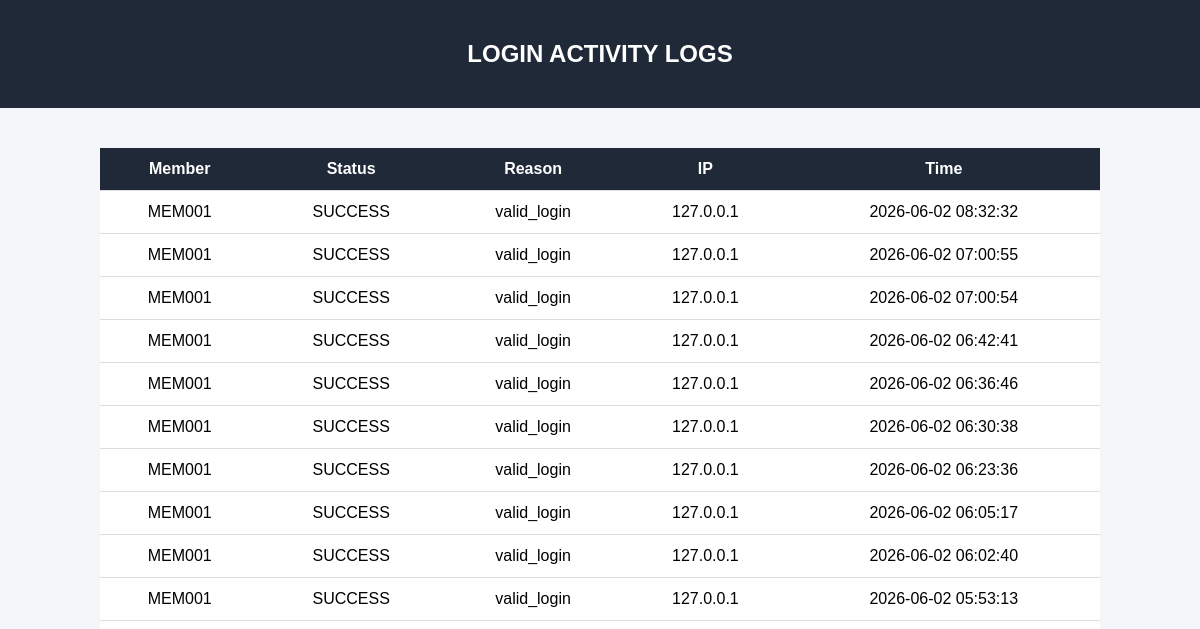
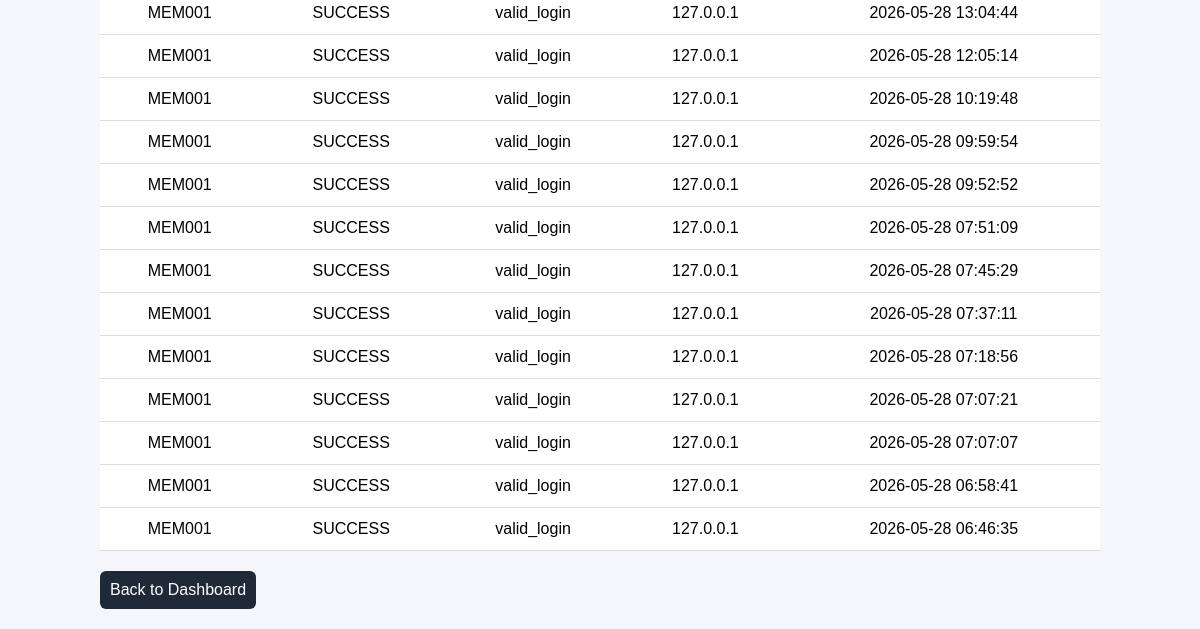
Before: /logs?status=SUCCESS (signed in) with the older database file (2 pictures, top to bottom).
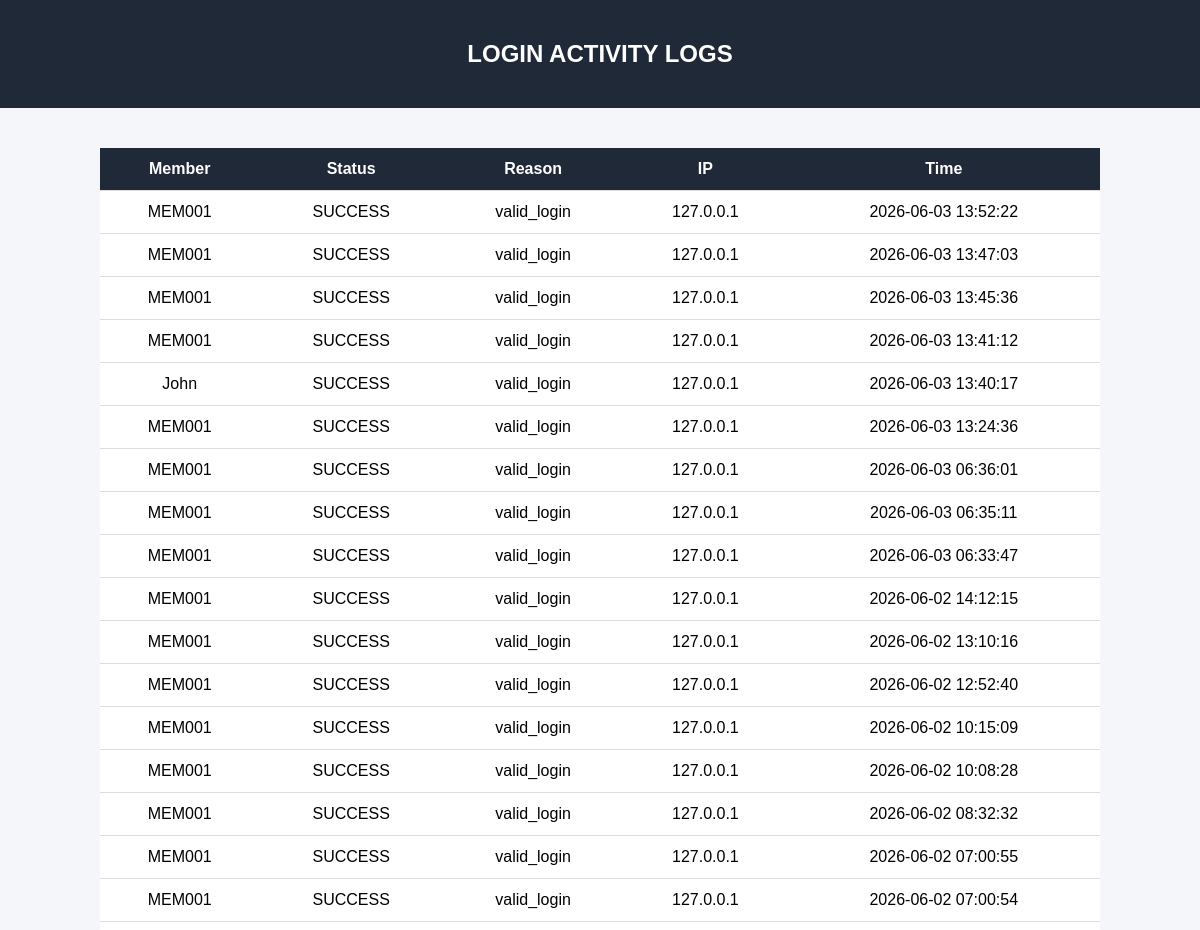
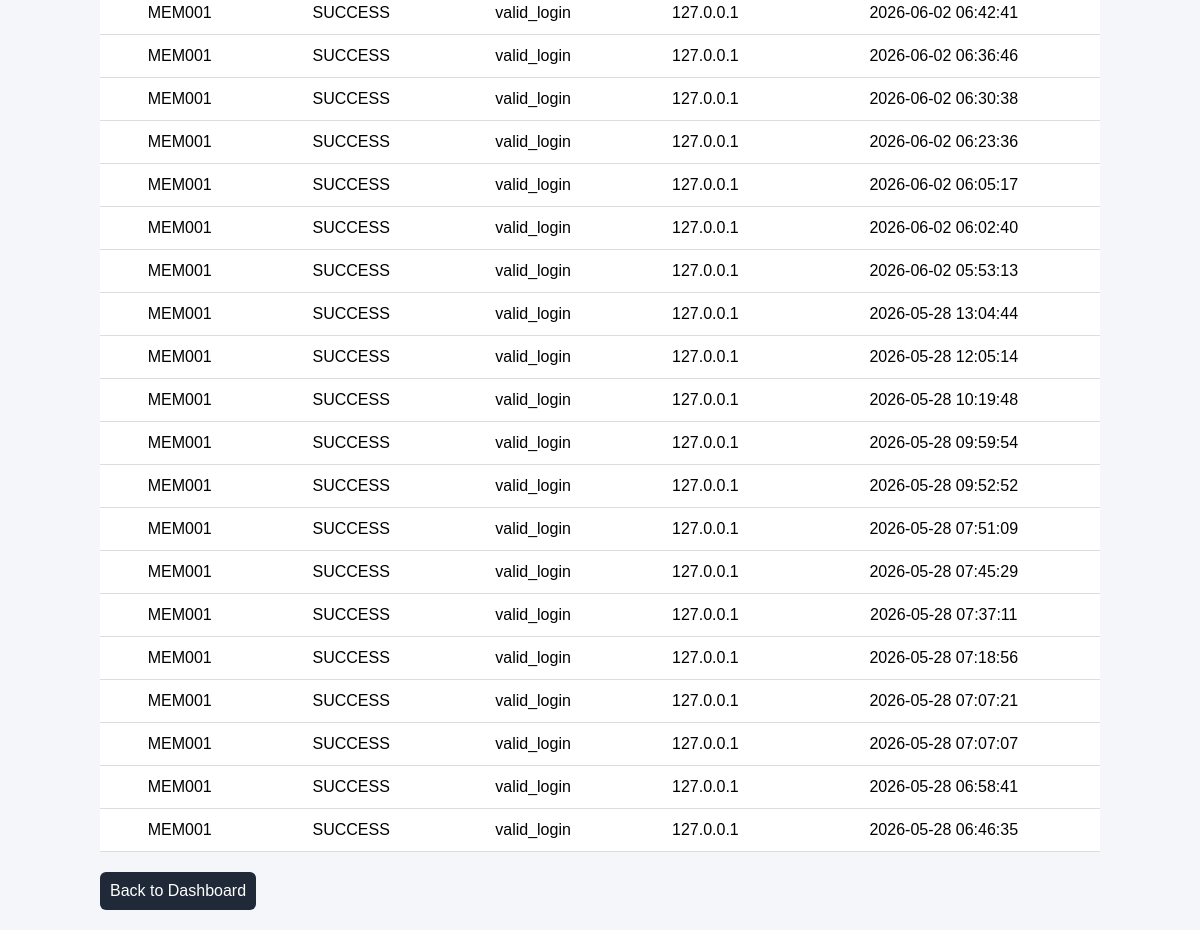
After: the same page with the newer database file (2 pictures, top to bottom).
### tables this page shows
CREATE TABLE login_logs (
    id INTEGER PRIMARY KEY AUTOINCREMENT,
    member_id TEXT,
    status TEXT,
    reason TEXT,
    ip_address TEXT,
    timestamp DATETIME DEFAULT CURRENT_TIMESTAMP
);

### app.py (the view, shortened to what this page needs)
@app.route("/logs")
def logs_page():
    if "member_id" not in session:
        return redirect(url_for("login"))
    status_filter = request.args.get("status")
    conn = get_db_connection()
    if status_filter in ["SUCCESS", "FAILED"]:
        logs = conn.execute("""
            SELECT *
            FROM login_logs
            WHERE status = ?
            ORDER BY timestamp DESC
        """, (status_filter,)).fetchall()
    conn.close()
    return render_template("logs.html", logs=logs)

### database.py (called while the page is built)
def get_db_connection():
    conn = sqlite3.connect(DB_NAME)
    conn.row_factory = sqlite3.Row
    return conn

### templates/logs.html (shortened to what this page needs)
<!DOCTYPE html>
<html>
<head>
</head>
<body>
<div class="header">
    <h2>LOGIN ACTIVITY LOGS</h2>
</div>
<div class="container">
    <table>
        <tr>
            <th>Member</th>
            <th>Status</th>
            <th>Reason</th>
            <th>IP</th>
            <th>Time</th>
        </tr>
        {% for l in logs %}
        <tr>
            <td>{{ l.member_id }}</td>
            <td>{{ l.status }}</td>
            <td>{{ l.reason }}</td>
            <td>{{ l.ip_address }}</td>
            <td>{{ l.timestamp }}</td>
        </tr>
        {% endfor %}
    </table>
    <a class="back" href="/dashboard">Back to Dashboard</a>
</div>
</body>
</html>

Changed rows visible on the page:
added login_logs: member_id "MEM001", status "SUCCESS", reason "valid_login", ip_address "127.0.0.1", timestamp "2026-06-03 13:52:22"
added login_logs: member_id "MEM001", status "SUCCESS", reason "valid_login", ip_address "127.0.0.1", timestamp "2026-06-03 13:47:03"
added login_logs: member_id "MEM001", status "SUCCESS", reason "valid_login", ip_address "127.0.0.1", timestamp "2026-06-03 13:45:36"
added login_logs: member_id "MEM001", status "SUCCESS", reason "valid_login", ip_address "127.0.0.1", timestamp "2026-06-03 13:41:12"
added login_logs: member_id "John", status "SUCCESS", reason "valid_login", ip_address "127.0.0.1", timestamp "2026-06-03 13:40:17"
added login_logs: member_id "MEM001", status "SUCCESS", reason "valid_login", ip_address "127.0.0.1", timestamp "2026-06-03 13:24:36"
added login_logs: member_id "MEM001", status "SUCCESS", reason "valid_login", ip_address "127.0.0.1", timestamp "2026-06-03 06:36:01"
added login_logs: member_id "MEM001", status "SUCCESS", reason "valid_login", ip_address "127.0.0.1", timestamp "2026-06-03 06:35:11"
added login_logs: member_id "MEM001", status "SUCCESS", reason "valid_login", ip_address "127.0.0.1", timestamp "2026-06-03 06:33:47"
added login_logs: member_id "MEM001", status "SUCCESS", reason "valid_login", ip_address "127.0.0.1", timestamp "2026-06-02 14:12:15"
added login_logs: member_id "MEM001", status "SUCCESS", reason "valid_login", ip_address "127.0.0.1", timestamp "2026-06-02 13:10:16"
added login_logs: member_id "MEM001", status "SUCCESS", reason "valid_login", ip_address "127.0.0.1", timestamp "2026-06-02 12:52:40"
added login_logs: member_id "MEM001", status "SUCCESS", reason "valid_login", ip_address "127.0.0.1", timestamp "2026-06-02 10:15:09"
added login_logs: member_id "MEM001", status "SUCCESS", reason "valid_login", ip_address "127.0.0.1", timestamp "2026-06-02 10:08:28"
